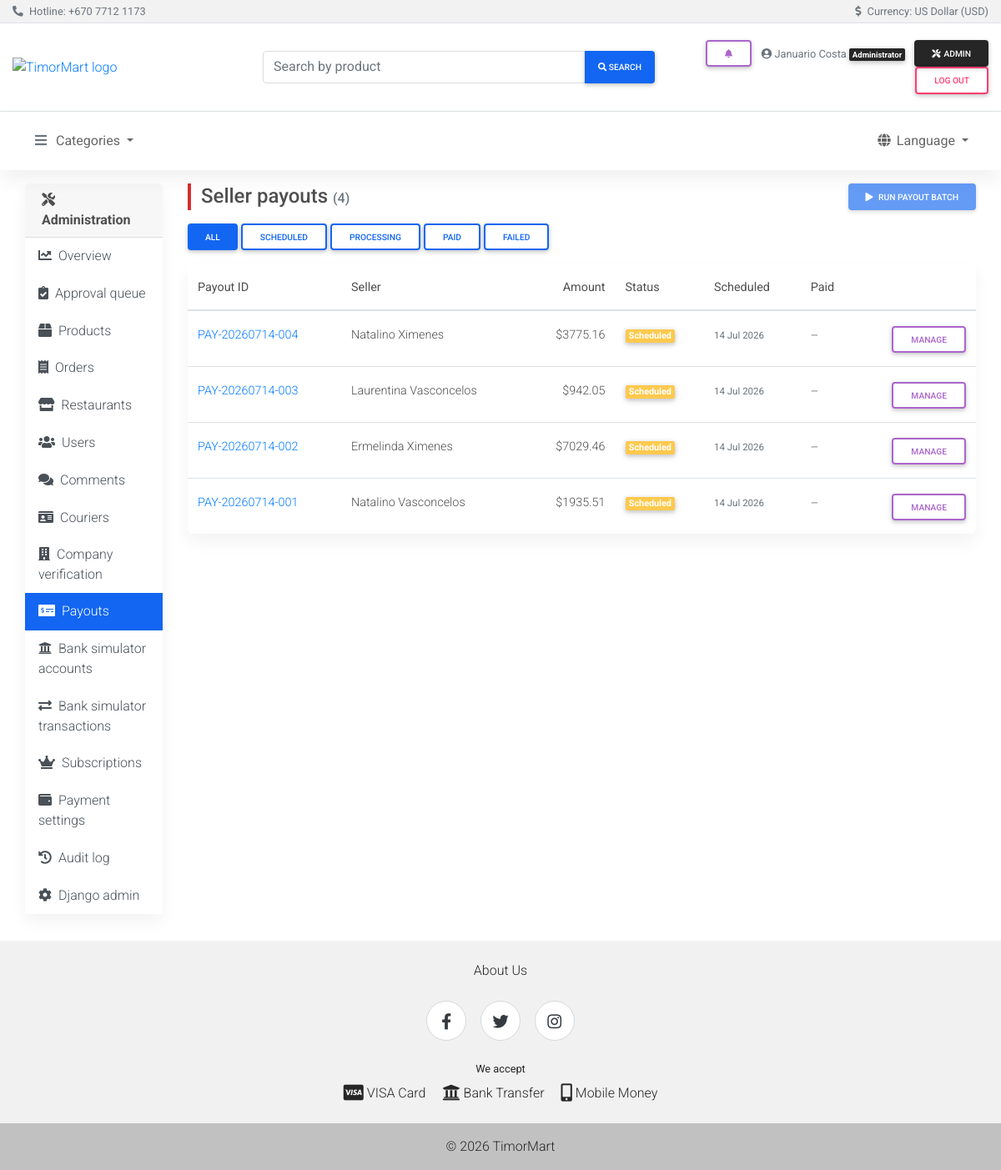
Page /dashboard/payouts/ (signed in) on the committed database.
### olretail/payment_models.py (models this page shows, shortened)
class Payout(models.Model):
    payout_id = models.CharField(max_length=20, unique=True)
    seller = models.ForeignKey('olretail.Seller', on_delete=models.PROTECT, related_name='payouts')
    amount_cents = models.BigIntegerField()
    status = models.CharField(
        max_length=20,
        choices=PayoutStatus.choices,
        default=PayoutStatus.SCHEDULED,
    )
    bank_name = models.CharField(max_length=255, blank=True)
    account_number = models.CharField(max_length=50, blank=True)
    account_holder = models.CharField(max_length=255, blank=True)
    stripe_payout_id = models.CharField(max_length=255, blank=True)
    scheduled_date = models.DateField()
    paid_date = models.DateField(null=True, blank=True)
    created_at = models.DateTimeField(auto_now_add=True)
    notes = models.TextField(blank=True)
    class Meta:
        ordering = ['-scheduled_date']
        indexes = [
            models.Index(fields=['seller', 'status']),
            models.Index(fields=['status', '-scheduled_date']),
        ]
    @property
    def amount_dollars(self):
        return self.amount_cents / 100

### olretail/models.py (models this page shows, shortened)
class Seller(models.Model):
    user = models.OneToOneField(User, on_delete=models.CASCADE)
    address = models.CharField(max_length=255)
    mobile = models.CharField(max_length=40)
    payment_instructions = models.TextField(
        blank=True,
        help_text=_(
            "Bank or mobile money details buyers use to pay you directly "
            "(e.g. bank name, account number, account holder name)."
        ),
    )
    seller_type = models.CharField(
        max_length=20, choices=SellerType.choices, default=SellerType.INDIVIDUAL,
    )
    company_name = models.CharField(max_length=200, blank=True)
    company_tin = models.CharField(max_length=50, blank=True, verbose_name="TIN")
    company_address = models.CharField(max_length=255, blank=True)
    company_bank_account = models.CharField(max_length=100, blank=True)
    business_document = models.ImageField(upload_to="seller_business_docs/", null=True, blank=True)
    verification_status = models.CharField(
        max_length=20, choices=SellerVerificationStatus.choices, default=SellerVerificationStatus.PENDING,
    )
    verification_note = models.TextField(blank=True)
    verified_at = models.DateTimeField(null=True, blank=True)
    verified_by = models.ForeignKey(
        User, on_delete=models.SET_NULL, null=True, blank=True, related_name="sellers_verified"
    )
    @property
    def get_name(self):
        if self.seller_type == SellerType.COMPANY and self.company_name:
            return self.company_name
        return self.user.get_full_name() or self.user.username

### dashboard/views.py (the view)
# urls.py: path("payouts/", views.payouts, name="payouts"),
@admin_required
def payouts(request):
    qs = Payout.objects.select_related("seller__user").order_by("-created_at")
    status = request.GET.get("status") or ""
    if status:
        qs = qs.filter(status=status)
    page_obj = Paginator(qs, PAGE_SIZE).get_page(request.GET.get("page"))
    eligible_count = SellerBalance.objects.filter(
        available_balance__gt=0, available_balance__gte=F("min_payout_cents")
    ).count()
    return render(
        request,
        "dashboard/payouts.html",
        {
            "section": "payouts",
            "page_obj": page_obj,
            "status": status,
            "status_choices": PayoutStatus.choices,
            "eligible_count": eligible_count,
        },
    )

### accounts/roles.py (called while the page is built)
def is_buyer(user):
    if not user.is_authenticated or user.is_staff:
        return False
    return hasattr(user, "buyer") or user.groups.filter(name=BUYER_GROUP).exists()

def is_seller(user):
    if not user.is_authenticated or user.is_staff:
        return False
    return hasattr(user, "seller")

def is_courier(user):
    if not user.is_authenticated or user.is_staff:
        return False
    return hasattr(user, "courier")

### olretail/context_processors.py (called while the page is built)
def categories(request):
    return {"categories": Category.objects.all()}

def roles(request):
    from accounts.roles import is_buyer, is_courier, is_seller  # local import: avoid app-load cycle
    return {
        "is_buyer": is_buyer(request.user),
        "is_seller": is_seller(request.user),
        "is_courier": is_courier(request.user),
    }

def notifications(request):
    if not request.user.is_authenticated:
        return {"unread_notification_count": 0, "recent_notifications": []}
    qs = Notification.objects.filter(recipient=request.user).select_related("order")
    return {
        "unread_notification_count": qs.filter(is_read=False).count(),
        "recent_notifications": qs[:8],
    }

def cart_count(request):
    if not request.user.is_authenticated:
        return {"cart_count": 0}
    return {"cart_count": Cart.objects.filter(buyer=request.user).count()}

def wishlist_count(request):
    if not request.user.is_authenticated:
        return {"wishlist_count": 0}
    return {"wishlist_count": Wishlist.objects.filter(buyer=request.user).count()}

### dashboard/templates/dashboard/payouts.html (shortened to what this page needs)
{% extends 'dashboard/base.html' %}
{% block dash_content %}
<div class="d-flex flex-wrap justify-content-between align-items-center mb-3 page-header-bar">
  <h1 class="h4 mb-0">Seller payouts <small class="text-muted h6">({{ page_obj.paginator.count }})</small></h1>
  <form method="post" action="{% url 'dashboard:payouts_run' %}"
        onsubmit="return confirm('Schedule payouts for every seller who has cleared their minimum threshold?');">
    <button type="submit" class="btn btn-sm btn-primary m-0" {% if not eligible_count %}disabled{% endif %}>
      <i class="fas fa-play mr-1" aria-hidden="true"></i>
      Run payout batch{% if eligible_count %} ({{ eligible_count }} eligible){% endif %}
    </button>
  </form>
</div>
<div class="mb-3">
  <a href="{% url 'dashboard:payouts' %}" class="btn btn-sm {% if not status %}btn-primary{% else %}btn-outline-primary{% endif %} m-0">All</a>
  {% for value, label in status_choices %}
  <a href="{% url 'dashboard:payouts' %}?status={{ value }}"
     class="btn btn-sm {% if status == value %}btn-primary{% else %}btn-outline-primary{% endif %} m-0">{{ label }}</a>
  {% endfor %}
</div>
<div class="card">
  <div class="table-responsive">
    <table class="table table-hover mb-0">
      <thead>
        <tr><th>Payout ID</th><th>Seller</th><th class="text-right">Amount</th><th>Status</th><th>Scheduled</th><th>Paid</th><th></th></tr>
      </thead>
      <tbody>
        {% for p in page_obj.object_list %}
        <tr>
          <td><a href="{% url 'dashboard:payout_detail' p.pk %}">{{ p.payout_id }}</a></td>
          <td>{{ p.seller.get_name }}</td>
          <td class="text-right">${{ p.amount_dollars|floatformat:2 }}</td>
          <td>
            {% if p.status == 'scheduled' %}<span class="badge badge-warning">{{ p.get_status_display }}</span>
            {% elif p.status == 'processing' %}<span class="badge badge-info">{{ p.get_status_display }}</span>
            {% elif p.status == 'paid' %}<span class="badge badge-success">{{ p.get_status_display }}</span>
            {% else %}<span class="badge badge-danger">{{ p.get_status_display }}</span>{% endif %}
          </td>
          <td><small class="text-muted">{{ p.scheduled_date|date:"j M Y" }}</small></td>
          <td><small class="text-muted">{% if p.paid_date %}{{ p.paid_date|date:"j M Y" }}{% else %}—{% endif %}</small></td>
          <td class="text-right">
            <a href="{% url 'dashboard:payout_detail' p.pk %}" class="btn btn-sm btn-outline-secondary my-0">Manage</a>
          </td>
        </tr>
        {% empty %}
        <tr><td colspan="7" class="text-center text-muted py-4">No payouts yet.</td></tr>
        {% endfor %}
      </tbody>
    </table>
  </div>
</div>
{% endblock %}

### templates/shared/header.html (shortened to what this page needs)
{% load i18n %}
{% load static %}
<header>
  <div class="bg-light border-bottom py-1">
    <div class="container-fluid d-flex flex-wrap justify-content-between align-items-center small text-muted">
      <div>
        <i class="fas fa-phone-alt mr-1" aria-hidden="true"></i>
        {% trans 'Hotline' %}: <a href="tel:+67077121173" class="text-muted">+670 7712 1173</a>
      </div>
      <div>
        <i class="fas fa-dollar-sign mr-1" aria-hidden="true"></i>
        {% trans 'Currency' %}: {% trans 'US Dollar (USD)' %}
      </div>
    </div>
  </div>
  <div class="container-fluid">
    <div class="row jumbotron white border-bottom mb-0 py-3 align-items-center">
      <div class="col-md-3 my-1">
        <a href="{% url 'olretail:index' %}" aria-label="{% trans 'Home' %}">
          <img src="{% static 'mdb/img/logo.png' %}" class="brand-logo" alt="TimorMart logo">
        </a>
      </div>
      <div class="col-md-5 my-1">
        <form action="{% url 'olretail:search' %}" method="get" role="search">
          <div class="md-form md-outline input-group md-input-group w-100 my-0">
            <input type="search" class="form-control mb-0" name="q" value="{{ query|default:'' }}"
                   placeholder="{% trans 'Search by product' %}" aria-label="{% trans 'Search by product' %}">
            <div class="input-group-append">
              <button class="btn btn-primary btn-md px-3 m-0" type="submit">
                <i class="fa fa-search" aria-hidden="true"></i>
                <span class="d-none d-sm-inline"> {% trans 'Search' %}</span>
              </button>
            </div>
          </div>
        </form>
      </div>
      <div class="col-md-4 my-1 text-md-right">
        {% if user.is_authenticated %}
        <div class="dropdown d-inline-block mr-2">
          <a class="btn btn-sm btn-outline-secondary my-0 position-relative" href="#" role="button"
             id="notificationsDropdown" data-toggle="dropdown" aria-haspopup="true" aria-expanded="false"
             aria-label="{% trans 'Notifications' %}">
            <i class="fas fa-bell" aria-hidden="true"></i>
          </a>
        </div>
        <span class="text-muted small mr-2">
          <i class="fas fa-user-circle" aria-hidden="true"></i>
          {{ user.get_full_name|default:user.username }}
          {% if user.is_staff %}<span class="badge badge-dark">{% trans 'Administrator' %}</span>
          {% elif is_buyer and is_seller %}<span class="badge badge-light border">{% trans 'Buyer & Seller' %}</span>
          {% elif is_seller %}<span class="badge badge-light border">{% trans 'Seller' %}</span>
          {% elif is_buyer %}<span class="badge badge-light border">{% trans 'Buyer' %}</span>{% endif %}
        </span>
        {% if user.is_staff %}
        <a href="{% url 'dashboard:overview' %}" class="btn btn-sm btn-dark my-0">
          <i class="fas fa-tools mr-1" aria-hidden="true"></i>{% trans 'Admin' %}
        </a>
        {% endif %}
        <form action="{% url 'accounts:logout' %}" method="post" class="d-inline">
          <button type="submit" class="btn btn-sm btn-outline-danger my-0">{% trans 'Log out' %}</button>
        </form>
        {% else %}
        <a href="{% url 'accounts:login' %}" class="btn btn-sm btn-outline-primary my-0">{% trans 'Sign in' %}</a>
        <a href="{% url 'accounts:register' %}" class="btn btn-sm btn-primary my-0">{% trans 'Sign up' %}</a>
        {% endif %}
      </div>
    </div>
  </div>
  <nav class="navbar navbar-expand-lg sticky-top navbar-light white">
    <div class="container-fluid">
      <div class="collapse navbar-collapse" id="mainNav">
        <ul class="navbar-nav align-items-start">
          <li class="nav-item dropdown">
            <a class="nav-link dropdown-toggle" data-toggle="dropdown" href="#" role="button"
               aria-haspopup="true" aria-expanded="false">
              <i class="fas fa-bars text-muted mr-2" aria-hidden="true"></i>{% trans 'Categories' %}
            </a>
          </li>
        </ul>
        <ul class="navbar-nav ml-md-auto align-items-start">
          <li class="nav-item dropdown">
            <a class="nav-link dropdown-toggle" data-toggle="dropdown" href="#" role="button"
               aria-haspopup="true" aria-expanded="false">
              <i class="fas fa-globe mr-1" aria-hidden="true"></i>{% trans 'Language' %}
            </a>
          </li>
        </ul>
      </div>
    </div>
  </nav>
</header>

### templates/shared/base.html (style rules this page uses)
.page-header-bar { border-left: 4px solid #d32f2f; padding-left: .75rem; }
html { scroll-behavior: smooth; }
img { max-width: 100%; }
.card-body, td, .alert, .list-group-item { overflow-wrap: anywhere; }
.table-responsive { -webkit-overflow-scrolling: touch; }

### templates/shared/header.html (style rules this page uses)
.brand-logo { height: 110px; width: auto; max-width: 100%; }

### rows in the picture
Payout: payout_id "PAY-20260714-004", seller.get_name "Natalino Ximenes", amount_dollars "3775.16", status "Scheduled", scheduled_date "14 Jul 2026"
Payout: payout_id "PAY-20260714-003", seller.get_name "Laurentina Vasconcelos", amount_dollars "942.05", status "Scheduled", scheduled_date "14 Jul 2026"
Payout: payout_id "PAY-20260714-002", seller.get_name "Ermelinda Ximenes", amount_dollars "7029.46", status "Scheduled", scheduled_date "14 Jul 2026"
Payout: payout_id "PAY-20260714-001", seller.get_name "Natalino Vasconcelos", amount_dollars "1935.51", status "Scheduled", scheduled_date "14 Jul 2026"

### other values in the picture
{{ user.get_full_name|default:user.username }} "Januario Costa"
{{ page_obj.paginator.count }} "4"
{{ label }} "SCHEDULED" "PROCESSING" "PAID" "FAILED"
